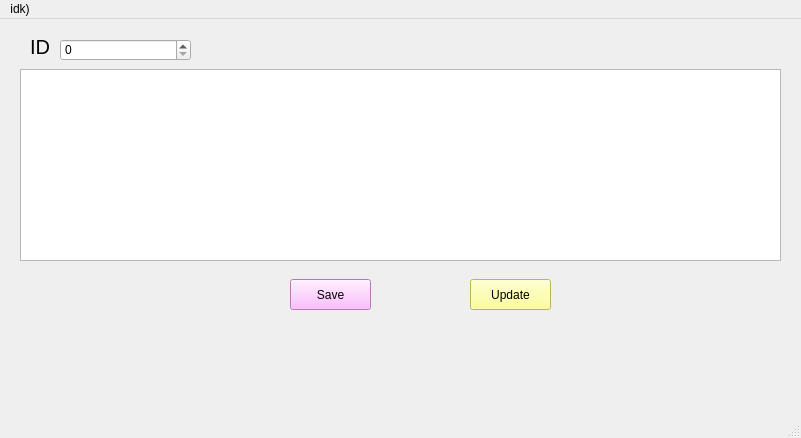
<?xml version="1.0" encoding="UTF-8"?>
<ui version="4.0">
 <class>MainWindow</class>
 <widget class="QMainWindow" name="MainWindow">
  <property name="geometry">
   <rect>
    <x>0</x>
    <y>0</y>
    <width>801</width>
    <height>438</height>
   </rect>
  </property>
  <property name="windowTitle">
   <string>what do people write here</string>
  </property>
  <widget class="QWidget" name="centralwidget">
   <widget class="QPushButton" name="pushButton_2">
    <property name="geometry">
     <rect>
      <x>290</x>
      <y>260</y>
      <width>81</width>
      <height>31</height>
     </rect>
    </property>
    <property name="styleSheet">
     <string notr="true">background-color: rgb(255, 170, 255);</string>
    </property>
    <property name="text">
     <string>Save</string>
    </property>
   </widget>
   <widget class="QTableWidget" name="tableWidget">
    <property name="geometry">
     <rect>
      <x>20</x>
      <y>50</y>
      <width>761</width>
      <height>192</height>
     </rect>
    </property>
   </widget>
   <widget class="QLabel" name="label">
    <property name="geometry">
     <rect>
      <x>30</x>
      <y>20</y>
      <width>71</width>
      <height>16</height>
     </rect>
    </property>
    <property name="font">
     <font>
      <pointsize>15</pointsize>
     </font>
    </property>
    <property name="text">
     <string>ID</string>
    </property>
   </widget>
   <widget class="QSpinBox" name="spinBox">
    <property name="geometry">
     <rect>
      <x>60</x>
      <y>20</y>
      <width>131</width>
      <height>22</height>
     </rect>
    </property>
   </widget>
   <widget class="QPushButton" name="pushButton">
    <property name="geometry">
     <rect>
      <x>470</x>
      <y>260</y>
      <width>81</width>
      <height>31</height>
     </rect>
    </property>
    <property name="styleSheet">
     <string notr="true">background-color: rgb(255, 170, 255);
background-color: rgb(255, 255, 127);</string>
    </property>
    <property name="text">
     <string>Update</string>
    </property>
   </widget>
  </widget>
  <widget class="QMenuBar" name="menubar">
   <property name="geometry">
    <rect>
     <x>0</x>
     <y>0</y>
     <width>801</width>
     <height>21</height>
    </rect>
   </property>
   <widget class="QMenu" name="menuidk">
    <property name="title">
     <string>idk)</string>
    </property>
   </widget>
   <addaction name="menuidk"/>
  </widget>
  <widget class="QStatusBar" name="statusbar"/>
 </widget>
 <resources/>
 <connections/>
</ui>
